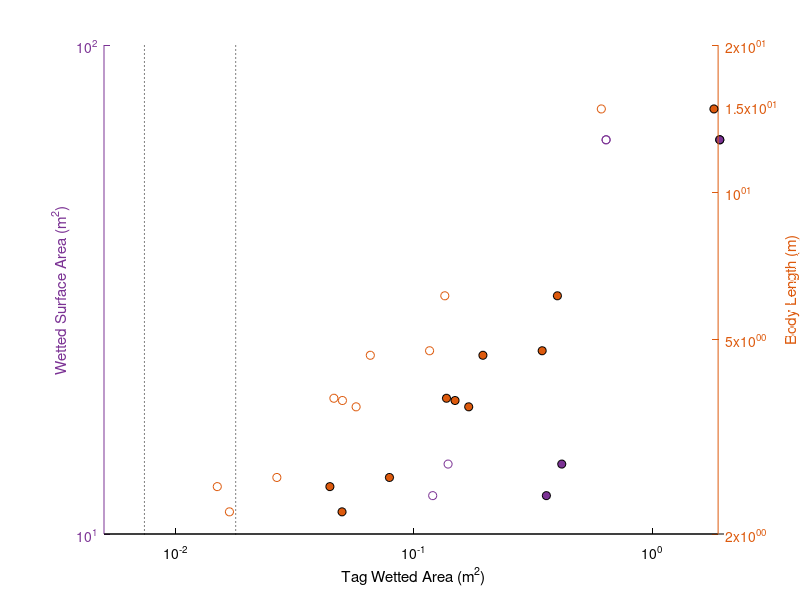
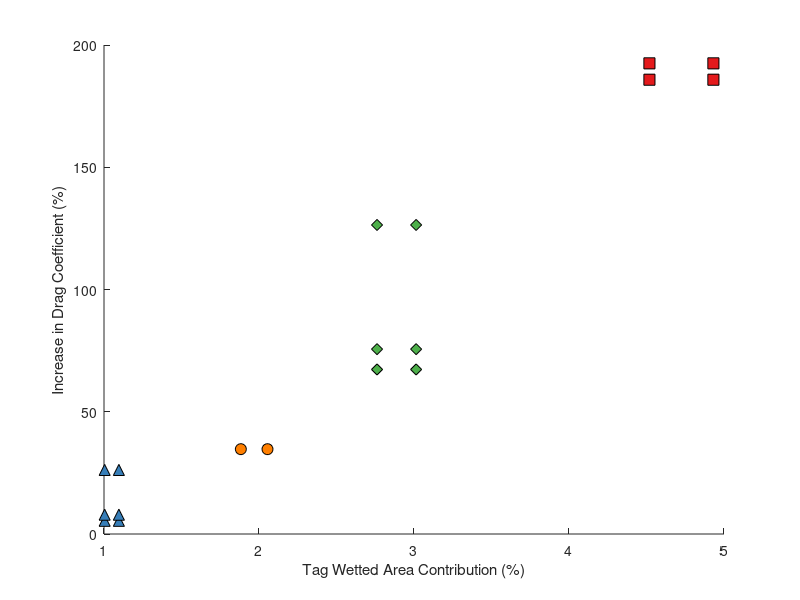

Recreate these plots in MATLAB, in order. (Note: this script raises an error after producing the figures.)
% Acceptable tag sizes
% 20 July 2016

bodylength = [3.64
NaN
4.74
3.75
2.61
1.18
1.42
1.47
2.22
2.5
3.79
4.64
6.14
NaN
14.8];

Wa = [5.85
NaN
11.98
5.12
2.7
0.58
0.78
0.92
1.7
1.51
4.71
6.72
13.9
64
64];

% frontal area 
Fa = [2.0734494
NaN
3.0787582
1.8221222
1.6022109
0.79
0.83
1
1.2
1.21
2.42
2.28
3.54
NaN
7.76];

tagWa3 = Wa*0.03;
tagWa1 = Wa*0.01;

%%
%# Some initial computations:
axesPosition = [110 40 200 200];  %# Axes position, in pixels
yWidth = 30;                      %# y axes spacing, in pixels

%# Create the figure and axes:
figure(2); clf; hold on
set(gca,'Position',axesPosition)
h1 = axes('Color','w','XColor','k','YColor',[123/255 50/255 148/255],...
          'YLim',[0 100],'Xlim',[0.005 2],'xscale','log','yscale','log',...
          'NextPlot','add');
h2 = axes('Color','none','XColor','k','YColor',[221/255 90/255 13/255],...
          'YLim',[0 20],'Xlim',[0.005 2],'xscale','log','yscale','log',...
          'XTick',[],'XTickLabel',[],...
          'Ytick',[0 2 5 10 15 20],...
          'Yaxislocation','right','NextPlot','add');

xlabel(h1,'Tag Wetted Area (m^2)');
ylabel(h2,'Body Length (m)');
ylabel(h1,'Wetted Surface Area (m^2)');

plot(h1,tagWa3,Wa,'o','markerfacecolor',[123/255 50/255 148/255],'markeredgecolor','k')
plot(h1,tagWa1,Wa,'o','markeredgecolor',[123/255 50/255 148/255])

plot(h2,tagWa3,bodylength,'o','markerfacecolor',[221/255 90/255 13/255],'markeredgecolor','k')
plot(h2,tagWa1,bodylength,'o','markeredgecolor',[221/255 90/255 13/255])

%% Add DTAG3+ on market
% wetted area 
TAG3 = [0.0243; 0.066; 0.108];
plot(h1,TAG3(1),2.29,'^','MarkerEdgeColor',[55/255 126/255 184/255],'MarkerFaceColor',[55/255 126/255 184/255],'MarkerSize',8) % 2.29 = average wetted area of Hoku and Liho
plot(h1,TAG3(2),2.29,'d','MarkerEdgeColor',[77/255 175/255 74/255],'MarkerFaceColor',[77/255 175/255 74/255],'MarkerSize',8) % 2.29 = average wetted area of Hoku and Liho
plot(h1,TAG3(3),2.29,'s','MarkerEdgeColor',[228/255 26/255 28/255],'MarkerFaceColor',[228/255 26/255 28/255],'MarkerSize',8) % 2.29 = average wetted area of Hoku and Liho

tag268 = 0.01785; 
tag333 = 0.00739;
plot(h1,[tag268 tag268],[0.58 100],'k:')
plot(h1,[tag333 tag333],[0.58 100],'k:')
%%

% save
cd /Users/julievanderhoop/Documents/MATLAB/DQ/DQ2013/AnalysisFigs
print('Glide_AcceptableTagSize','-dsvg','-r300')

%% Figure S2 - wetted area increase vs Cd increase
% increase in wetted area from DTAG3
DtagWAInc = [0.024/2.39 0.024/2.19 0.045/2.39 0.045/2.19 0.066/2.39 0.066/2.19 0.108/2.39 0.108/2.19];
DtagWAInc = DtagWAInc*100; % make it a percent
% Percent increase in Cd from CFD
CFDInc = [5.4 5.4 34.7 34.7 67.3 67.3 NaN NaN];
% percent increase in Cd from glide
GlideTVInc = [26.2 26.2 NaN NaN 75.6 75.6 185.8 185.8];
% percent increase in Cd from glide 
GlideVFInc = [7.9 7.9 NaN NaN 126.4 126.4 192.5 192.5];

figure(3); clf; hold on
plot(DtagWAInc(1:2),CFDInc(1:2),'k^','markerfacecolor',[55/255 126/255 184/255],'markersize',8); % tag
plot(DtagWAInc(3:4),CFDInc(3:4),'ko','markerfacecolor',[255/255 127/255 0/255],'markersize',8); % tag+2
plot(DtagWAInc(5:6),CFDInc(5:6),'kd','markerfacecolor',[77/255 175/255 74/255],'markersize',8); % tag+4

plot(DtagWAInc(1:2),GlideTVInc(1:2),'k^','markerfacecolor',[55/255 126/255 184/255],'markersize',8) % tag
plot(DtagWAInc(5:6),GlideTVInc(5:6),'kd','markerfacecolor',[77/255 175/255 74/255],'markersize',8) % tag+4
plot(DtagWAInc(7:8),GlideTVInc(7:8),'ks','markerfacecolor',[228/255 26/255 28/255],'markersize',8) % tag+8

plot(DtagWAInc(1:2),GlideVFInc(1:2),'k^','markerfacecolor',[55/255 126/255 184/255],'markersize',8) % tag
plot(DtagWAInc(5:6),GlideVFInc(5:6),'kd','markerfacecolor',[77/255 175/255 74/255],'markersize',8) % tag+4
plot(DtagWAInc(7:8),GlideVFInc(7:8),'ks','markerfacecolor',[228/255 26/255 28/255],'markersize',8) % tag+8

xlabel('Tag Wetted Area Contribution (%)')
ylabel('Increase in Drag Coefficient (%)')
adjustfigurefont
xlim([0 5])

print('Glide_SupplementWaCd','-dsvg','-r300')
